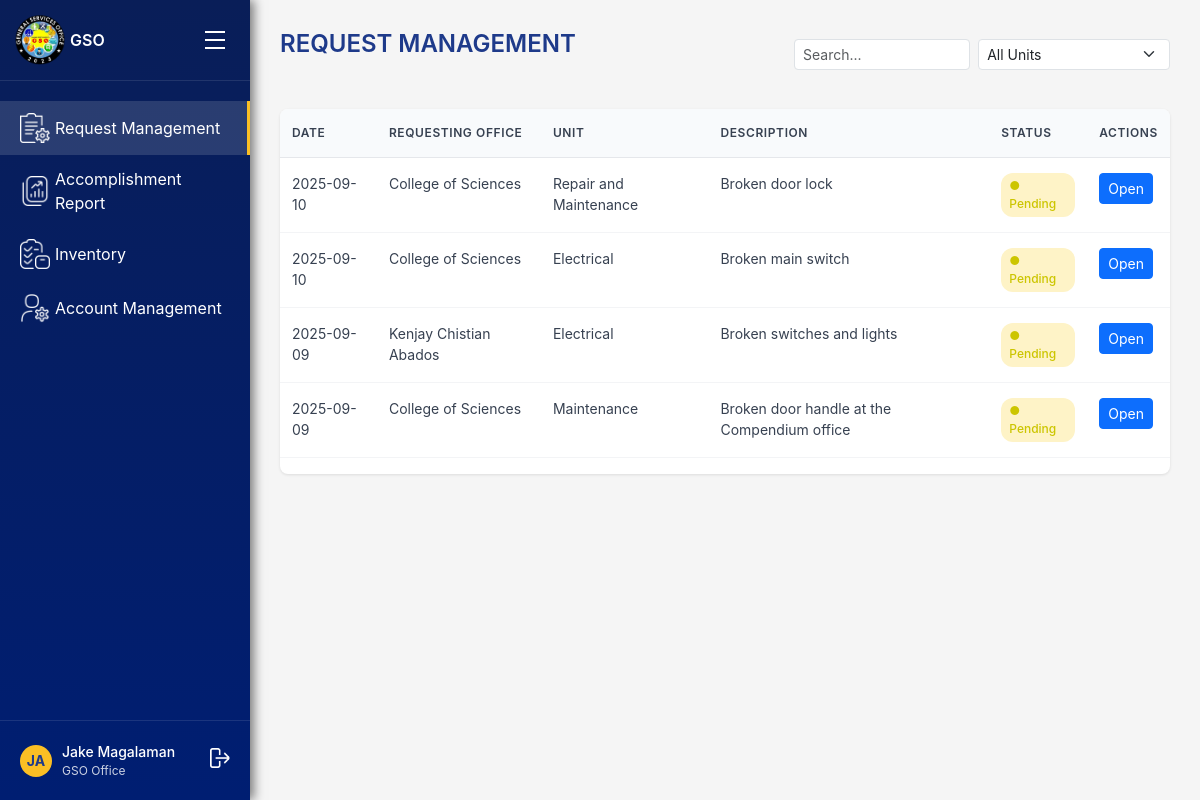
The app's page /requests/gso/ (signed in) with its own data.
### accounts/models.py (models this page shows)
class User(AbstractUser):
    ROLE_CHOICES = [
        ('gso', 'GSO Office'),
        ('unit_head', 'Unit Head'),
        ('personnel', 'Personnel'),
        ('employee', 'Employee'),
    ]
    UNIT_CHOICES = [
        ('admin', 'Admin'),
        ('requestor', 'Requestor'),
        ('maintenance', 'Maintenance'),
        ('electrical', 'Electrical'),
        ('utilities', 'Utilities'),
        ('motorpool', 'Motorpool'),
    ]
    STATUS_CHOICES = [
        ('active', 'Active'),
        ('inactive', 'Inactive'),
    ]
    status = models.CharField(max_length=10, choices=STATUS_CHOICES, default='active')
    role = models.CharField(max_length=20, choices=ROLE_CHOICES)
    unit = models.CharField(max_length=50, choices=UNIT_CHOICES, default='unassigned')

### requests/models.py (models this page shows)
class ServiceRequest(models.Model):
    UNIT_CHOICES = [
        ('maintenance', 'Maintenance'),
        ('utility', 'Utility'),
        ('electrical', 'Electrical'),
        ('motorpool', 'Motorpool'),
    ]
    requestor = models.ForeignKey(
        settings.AUTH_USER_MODEL,
        on_delete=models.CASCADE,
        related_name='requests'
    )
    unit = models.CharField(max_length=50, choices=UNIT_CHOICES)
    description = models.TextField()
    status = models.CharField(default='Pending', max_length=20)
    created_at = models.DateTimeField(auto_now_add=True)

### requests/views.py (the view)
# urls.py: path('gso/', views.request_management, name='gso-dashboard'),
@login_required
@user_passes_test(is_gso)
def request_management(request):
    requests_qs = ServiceRequest.objects.select_related("requestor").all().order_by("-created_at")
    search_query = request.GET.get("user_status")
    if search_query:
        requests_qs = requests_qs.filter(
            requestor__username__icontains=search_query
        )
    unit_filter = request.GET.get("unit")
    if unit_filter:
        requests_qs = requests_qs.filter(unit=unit_filter)
    context = {
        "user_role": request.user.role,
        "requests": requests_qs,
    }
    return render(request, "gso_office/request_management/request_management.html", context)

### requests/views.py (called while the page is built)
def is_gso(user):
    return user.is_authenticated and user.role == 'gso'

### templates/gso_office/request_management/request_management.html (shortened to what this page needs)
{% extends "gso_office/gso_base_dashboard.html" %}
{% block main_content %}
<div class="header d-flex align-items-center justify-content-between">
  <h1 class="page-title">REQUEST MANAGEMENT</h1>
  <form method="get" class="d-flex gap-2">
      <input
          type="text"
          name="user_status"
          class="form-control form-control-sm"
          placeholder="Search..."
          value="{{ request.GET.user_status }}"
      >
      <select name="unit" class="form-select form-select-sm" onchange="this.form.submit()">
        <option value="">All Units</option>
      </select>
  </form>
</div>
<div class="table-container table-responsive">
    <table class="table">
        <thead>
            <tr>
                <th>DATE</th>
                <th>REQUESTING OFFICE</th>
                <th>UNIT</th>
                <th>DESCRIPTION</th>
                <th>STATUS</th>
                <th>ACTIONS</th>
            </tr>
        </thead>
        <tbody>
          {% for req in requests %}
          <tr>
            <td>{{ req.created_at|date:"Y-m-d" }}</td>
            <td>{{ req.requestor.get_full_name|default:req.requestor.username }}</td>
            <td>{{ req.get_unit_display }}</td>
            <td>{{ req.description }}</td>
            <td>
              {% if req.status == "Pending" %}
                <span class="status-badge status-pending">● Pending</span>
              {% elif req.status == "Approved" %}
                <span class="status-badge status-approved">● Approved</span>
              {% else %}
                <span class="status-badge">{{ req.status }}</span>
              {% endif %}
            </td>
            <td>
              <button class="btn btn-sm btn-primary"
                onclick="openModal('{{ req.id }}','{{ req.requestor.get_full_name|default:req.requestor.username|escapejs }}','{{ req.get_unit_display }}','{{ req.created_at|date:'Y-m-d' }}','{{ req.status }}','{{ req.description|escapejs }}')">
                Open
              </button>
            </td>
          </tr>
          {% empty %}
          <tr>
            <td colspan="6" class="text-center">No requests found.</td>
          </tr>
          {% endfor %}
        </tbody>
    </table>
</div>
{% endblock %}

### templates/gso_office/gso_base_dashboard.html (shortened to what this page needs)
{% load static %}
<!DOCTYPE html>
<html lang="en">
<head>
  <link href="https://cdn.jsdelivr.net/npm/bootstrap@5.3.3/dist/css/bootstrap.min.css" rel="stylesheet">
  <link rel="stylesheet" href="{% static 'css/gso_dashboard.css' %}" />
</head>
<body>
    <div class="sidebar" id="sidebar">
        <div class="logo-section">
            <div class="logo">
                <img src="{% static 'images/gso_logo.png' %}" alt="General Services Office Logo">
            </div>
            <span style="font-weight: 600;">GSO</span>
            <div class="hamburger" id="sidebarToggle">
                <div class="bar"></div>
                <div class="bar"></div>
                <div class="bar"></div>
            </div>
        </div>
    {% url 'request_management' as request_management_url %}
    {% url 'accomplishment_report' as accomplishment_report_url %}
    {% url 'gso_inventory' as gso_inventory_url %}
    {% url 'account_management' as account_management_url %}
    <div class="nav-menu">
        <a href="{{ request_management_url }}" class="nav-link">
            <div class="nav-item {% if request.path == request_management_url or request.path == '/requests/gso/' %}active{% endif %}">
                <div class="nav-icon">
                    <img src="{% static 'images/gso_office/request_icon.png' %}" alt="Request Management">
                </div>
                <span>Request Management</span>
            </div>
        </a>
        <a href="{{ accomplishment_report_url }}" class="nav-link">
            <div class="nav-item {% if request.path == accomplishment_report_url %}active{% endif %}">
                <div class="nav-icon">
                    <img src="{% static 'images/gso_office/report_icon.png' %}" alt="Accomplishment Report">
                </div>
                <span>Accomplishment Report</span>
            </div>
        </a>
        <a href="{{ gso_inventory_url }}" class="nav-link">
            <div class="nav-item {% if request.path == gso_inventory_url %}active{% endif %}">
                <div class="nav-icon">
                    <img src="{% static 'images/unit_head/inventory_icon.png' %}" alt="Inventory">
                </div>
                <span>Inventory</span>
            </div>
        </a>
        <a href="{{ account_management_url }}" class="nav-link">
            <div class="nav-item {% if request.path == account_management_url %}active{% endif %}">
                <div class="nav-icon">
                    <img src="{% static 'images/gso_office/account_icon.png' %}" alt="Account Management">
                </div>
                <span>Account Management</span>
            </div>
        </a>
    </div>
    <div class="user-section">
        <div class="user-avatar">
            {{ user.first_name|default:user.username|slice:":2"|upper }}
        </div>
        <div class="user-info">
            <div class="user-name">{{ user.get_full_name|default:user.username }}</div>
            <div class="user-role">{{ user.get_role_display }}</div>
        </div>
        <div class="logout-icon" style="margin-left: auto; cursor: pointer;">
            <form method="post" action="{% url 'logout' %}" style="display: inline;">
                <button type="submit" style="background: none; border: none; color: inherit; cursor: pointer;">
                    <img src="{% static 'images/logout.png' %}" alt="Logout">
                </button>
            </form>
        </div>
    </div>
</div>
<div class="main-content">
    {% block main_content %}{% endblock %}
</div>
</body>
</html>

### static/css/gso_dashboard.css (style rules this page uses)
* { margin: 0; padding: 0; box-sizing: border-box; }
body { font-family: -apple-system, BlinkMacSystemFont, 'Segoe UI', Roboto, sans-serif; background-color: #f5f5f5; display: flex; min-height: 100vh; }
.sidebar { width: 250px; background: linear-gradient(180deg, #091e58 0%, #001e72 100%); color: white; display: flex; flex-direction: column; position: fixed; height: 100vh; left: 0; top: 0; box-shadow: 4px 0 10px rgba(0, 0, 0, 0.5); transition: width 0.3s ease, transform 0.3s ease; }
.logo-section { padding: 20px; display: flex; align-items: center; gap: 10px; border-bottom: 1px solid rgba(255, 255, 255, 0.1); }
.logo { width: 40px; height: 40px; background: #fbbf24; border-radius: 50%; display: flex; align-items: center; justify-content: center; font-weight: bold; color: #1e3a8a; }
.nav-menu { flex: 1; padding: 20px 0; }
.nav-item { display: flex; align-items: center; padding: 12px 20px; cursor: pointer; transition: background-color 0.2s; gap: 5px; }
.nav-item.active { background-color: rgba(233, 233, 233, 0.15); border-right: 3px solid #fbbf24; }
.nav-icon img { width: 30px; height: auto; object-fit: contain; display: block; }
.nav-link { text-decoration: none; color: inherit; display: block; }
.user-section { padding: 20px; border-top: 1px solid rgba(255, 255, 255, 0.1); display: flex; align-items: center; gap: 10px; }
.user-avatar { width: 32px; height: 32px; background: #fbbf24; border-radius: 50%; display: flex; align-items: center; justify-content: center; font-weight: bold; color: #1e3a8a; font-size: 14px; }
.user-info { flex: 1; }
.user-name { font-size: 14px; font-weight: 500; }
.user-role { font-size: 12px; opacity: 0.8; }
.logout-icon img { width: 20px; height: auto; object-fit: contain; display: block; }
.main-content { flex: 1; margin-left: 250px; padding: 30px; transition: margin-left 0.3s ease; }
.header { margin-bottom: 30px; }
.page-title { font-size: 24px; font-weight: 600; color: #1e3a8a; margin-bottom: 20px; }
.table-container { background: white; border-radius: 8px; box-shadow: 0 1px 3px rgba(0, 0, 0, 0.1); overflow: hidden; }
.table { width: 100%; border-collapse: collapse; }
.table th { background-color: #f8fafc; padding: 15px 12px; text-align: left; font-weight: 600; font-size: 12px; color: #374151; text-transform: uppercase; letter-spacing: 0.05em; border-bottom: 1px solid #e5e7eb; }
.table td { padding: 15px 12px; border-bottom: 1px solid #f3f4f6; font-size: 14px; color: #374151; }
.status-badge { padding: 4px 8px; border-radius: 12px; font-size: 12px; font-weight: 500; display: inline-block; }
.status-pending { background-color: #fef3c7; color: #ccc500; }
.logo img { width: 50px; height: auto; }
.hamburger { margin-left: auto; cursor: pointer; padding: 5px; display: flex; flex-direction: column; cursor: pointer; padding: 5px; }
.hamburger .bar { width: 20px; height: 2px; background-color: white; margin: 3px 0; }

### records on screen
User: first_name "JA", get_full_name "Jake Magalaman", role "GSO Office"
ServiceRequest: created_at "2025-09-10", requestor.get_full_name "College of Sciences", unit "Repair and Maintenance", description "Broken door lock", status "● Pending"
ServiceRequest: created_at "2025-09-10", requestor.get_full_name "College of Sciences", unit "Electrical", description "Broken main switch", status "● Pending"
ServiceRequest: created_at "2025-09-09", requestor.get_full_name "Kenjay Chistian Abados", unit "Electrical", description "Broken switches and lights", status "● Pending"
ServiceRequest: created_at "2025-09-09", requestor.get_full_name "College of Sciences", unit "Maintenance", description "Broken door handle at the Compendium office", status "● Pending"
